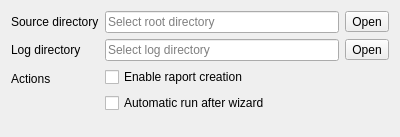
<?xml version="1.0" encoding="UTF-8"?>
<ui version="4.0">
 <class>GeneralPage</class>
 <widget class="QWizardPage" name="GeneralPage">
  <property name="geometry">
   <rect>
    <x>0</x>
    <y>0</y>
    <width>400</width>
    <height>137</height>
   </rect>
  </property>
  <property name="windowTitle">
   <string>General options</string>
  </property>
  <property name="windowIcon">
   <iconset theme="preferences-system">
    <normaloff>.</normaloff>.</iconset>
  </property>
  <property name="title">
   <string>General options</string>
  </property>
  <property name="subTitle">
   <string>Select general options for validation and raports</string>
  </property>
  <attribute name="pageId">
   <string notr="true">0</string>
  </attribute>
  <layout class="QFormLayout" name="formLayout">
   <property name="fieldGrowthPolicy">
    <enum>QFormLayout::AllNonFixedFieldsGrow</enum>
   </property>
   <property name="rowWrapPolicy">
    <enum>QFormLayout::DontWrapRows</enum>
   </property>
   <property name="labelAlignment">
    <set>Qt::AlignLeading|Qt::AlignLeft|Qt::AlignVCenter</set>
   </property>
   <property name="formAlignment">
    <set>Qt::AlignLeading|Qt::AlignLeft|Qt::AlignTop</set>
   </property>
   <item row="0" column="0">
    <widget class="QLabel" name="srcLabel">
     <property name="text">
      <string>Source directory</string>
     </property>
     <property name="buddy">
      <cstring>srcButton</cstring>
     </property>
    </widget>
   </item>
   <item row="0" column="1">
    <layout class="QHBoxLayout" name="srcLayout">
     <item>
      <widget class="QLineEdit" name="srcEdit">
       <property name="readOnly">
        <bool>true</bool>
       </property>
       <property name="placeholderText">
        <string>Select root directory</string>
       </property>
      </widget>
     </item>
     <item>
      <widget class="QToolButton" name="srcButton">
       <property name="text">
        <string>Open</string>
       </property>
       <property name="icon">
        <iconset theme="document-open">
         <normaloff>.</normaloff>.</iconset>
       </property>
      </widget>
     </item>
    </layout>
   </item>
   <item row="1" column="0">
    <widget class="QLabel" name="logLabel">
     <property name="text">
      <string>Log directory</string>
     </property>
     <property name="buddy">
      <cstring>logButton</cstring>
     </property>
    </widget>
   </item>
   <item row="1" column="1">
    <layout class="QHBoxLayout" name="logLayout">
     <item>
      <widget class="QLineEdit" name="logEdit">
       <property name="readOnly">
        <bool>true</bool>
       </property>
       <property name="placeholderText">
        <string>Select log directory</string>
       </property>
      </widget>
     </item>
     <item>
      <widget class="QToolButton" name="logButton">
       <property name="text">
        <string>Open</string>
       </property>
       <property name="icon">
        <iconset theme="document-open">
         <normaloff>.</normaloff>.</iconset>
       </property>
      </widget>
     </item>
    </layout>
   </item>
   <item row="2" column="0">
    <widget class="QLabel" name="policyLabel">
     <property name="text">
      <string>Actions</string>
     </property>
    </widget>
   </item>
   <item row="2" column="1">
    <layout class="QVBoxLayout" name="policyLayout">
     <item>
      <widget class="QCheckBox" name="logenCheck">
       <property name="text">
        <string>Enable raport creation</string>
       </property>
      </widget>
     </item>
     <item>
      <widget class="QCheckBox" name="autorunCheck">
       <property name="text">
        <string>Automatic run after wizard</string>
       </property>
      </widget>
     </item>
    </layout>
   </item>
  </layout>
 </widget>
 <tabstops>
  <tabstop>srcEdit</tabstop>
  <tabstop>srcButton</tabstop>
  <tabstop>logEdit</tabstop>
  <tabstop>logButton</tabstop>
  <tabstop>logenCheck</tabstop>
  <tabstop>autorunCheck</tabstop>
 </tabstops>
 <resources/>
 <connections/>
</ui>
